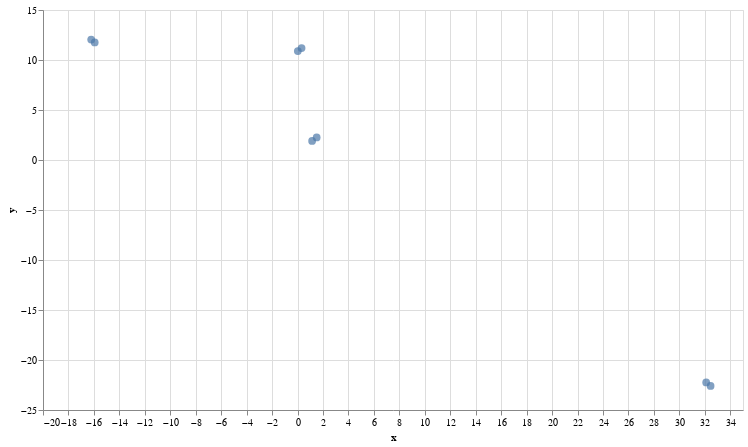

This figure's notebook cell:
### Markdown cell above
## Plotting the embedding in 2D

### Code cell
# UMAP reduces the dimensions from 1024 to 2 dimensions that we can plot
reducer = umap.UMAP(n_neighbors=2) 
umap_embeds = reducer.fit_transform(qa)
# Prepare the data to plot and interactive visualization
# using Altair
#df_explore = pd.DataFrame(data={'text': qa['text']})
#print(df_explore)

#df_explore = pd.DataFrame(data={'text': qa_df[0]})
df_explore = qa_df
df_explore['x'] = umap_embeds[:,0]
df_explore['y'] = umap_embeds[:,1]

# Plot
chart = alt.Chart(df_explore).mark_circle(size=60).encode(
    x=#'x',
    alt.X('x',
        scale=alt.Scale(zero=False)
    ),
    y=
    alt.Y('y',
        scale=alt.Scale(zero=False)
    ),
    tooltip=['text']
).properties(
    width=700,
    height=400
)
chart.interactive()

### Figure 1 — Vega-Lite specification as saved in the notebook (floating-point values rounded to 4 significant figures)
{"config": {"view": {"continuousWidth": 300, "continuousHeight": 300}}, "data": {"name": "data-6a129143d8a861819bb1b0c6239d26ec"}, "mark": {"type": "circle", "size": 60}, "encoding": {"tooltip": [{"field": "text", "type": "nominal"}], "x": {"field": "x", "scale": {"zero": false}, "type": "quantitative"}, "y": {"field": "y", "scale": {"zero": false}, "type": "quantitative"}}, "height": 400, "params": [{"name": "param_1", "select": {"type": "interval", "encodings": ["x", "y"]}, "bind": "scales"}], "width": 700, "$schema": "https://vega.github.io/schema/vega-lite/v5.15.1.json", "datasets": {"data-6a129143d8a861819bb1b0c6239d26ec": [{"text": "Where is the world cup?", "x": 1.144, "y": 1.905}, {"text": "The world cup is in Qatar", "x": 1.503, "y": 2.262}, {"text": "What color is the sky?", "x": 0.3161, "y": 11.19}, {"text": "The sky is blue", "x": 0.02183, "y": 10.9}, {"text": "Where does the bear live?", "x": 32.11, "y": -22.25}, {"text": "The bear lives in the the woods", "x": 32.45, "y": -22.6}, {"text": "What is an apple?", "x": -16.21, "y": 12.04}, {"text": "An apple is a fruit", "x": -15.94, "y": 11.76}]}}
